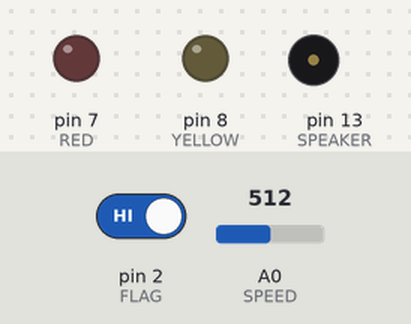
A sketch run on a simulated Arduino Uno, built with avr-gcc and run on an emulated ATmega328P. On the bench: output pins drawn as LEDs (lit = HIGH), buzzer (waves = sounding). Dashed ring = blinking. The inputs (shaded band) are chosen by the test bench; at power-on: pin 2 (FLAG) HIGH, A0 (SPEED) = 512.

Above: at 1.2 s.
1.3 s: pin 2 (FLAG) driven LOW
At 1.7 s:
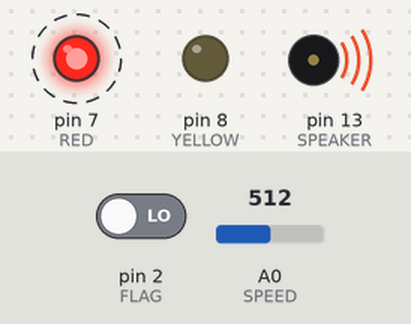
At 2.2 s:
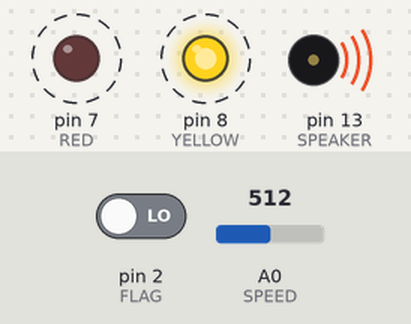
4.3 s: A0 (SPEED) set to 0
At 5.6 s:
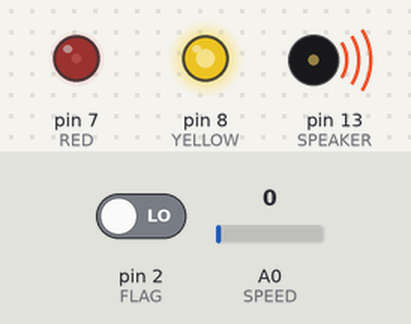
Timing chart, 0 to 5.0 s (numbered marks = the images above; inputs shaded):
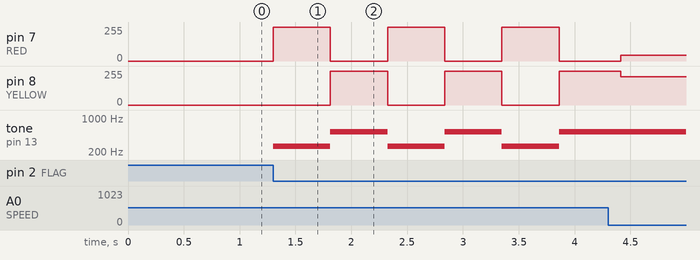

The sketch:

Police_Alarm.ino
```cpp
#define SPEED     0
#define FLAG      2
#define RED       7
#define YELLOW    8
#define SPEAKER   13

#define LOW_NOTE  262
#define HIGH_NOTE 523

void setup()
{
  pinMode(FLAG,INPUT);
  pinMode(RED,OUTPUT);
  pinMode(YELLOW,OUTPUT);
  pinMode(SPEAKER,OUTPUT);
}

void loop()
{

  int dur;
  int flag;

  // step 1: should I play?
  flag = digitalRead(FLAG);
  if (flag == LOW)
  {
    //step 2: Read speed
    dur = analogRead(SPEED);

    // step 2: red light
    digitalWrite(RED,HIGH);
    digitalWrite(YELLOW,LOW);
    tone(SPEAKER, LOW_NOTE, dur);
   // step 2: wait.
    delay(dur);

    // step 3: yellow light
    digitalWrite(RED,LOW);
    digitalWrite(YELLOW,HIGH);
    tone(SPEAKER, HIGH_NOTE, dur);
    // step 4: wait for 1 second.
    delay(dur);
  }
  else
  {
    digitalWrite(RED,LOW);
    digitalWrite(YELLOW,LOW);

  //  tone(SPEAKER, LOW_NOTE, dur);
  //  delay(dur);

  }

}
```

Measured:
- after the input at 1.3 s, pin 7 (RED): alternates 255/255 for 0.51 s and 0/255 for 0.51 s, starting at once; pin 8 (YELLOW): alternates 255/255 for 0.51 s and 0/255 for 0.51 s, starting after 0.51 s; tone on pin 13 (SPEAKER): alternates 523 Hz for 0.51 s and 262 Hz for 0.51 s, starting at once
- after the input at 4.3 s, tone on pin 13 (SPEAKER): stays 523 Hz (without the input it goes to 262 Hz after 0.07 s)
